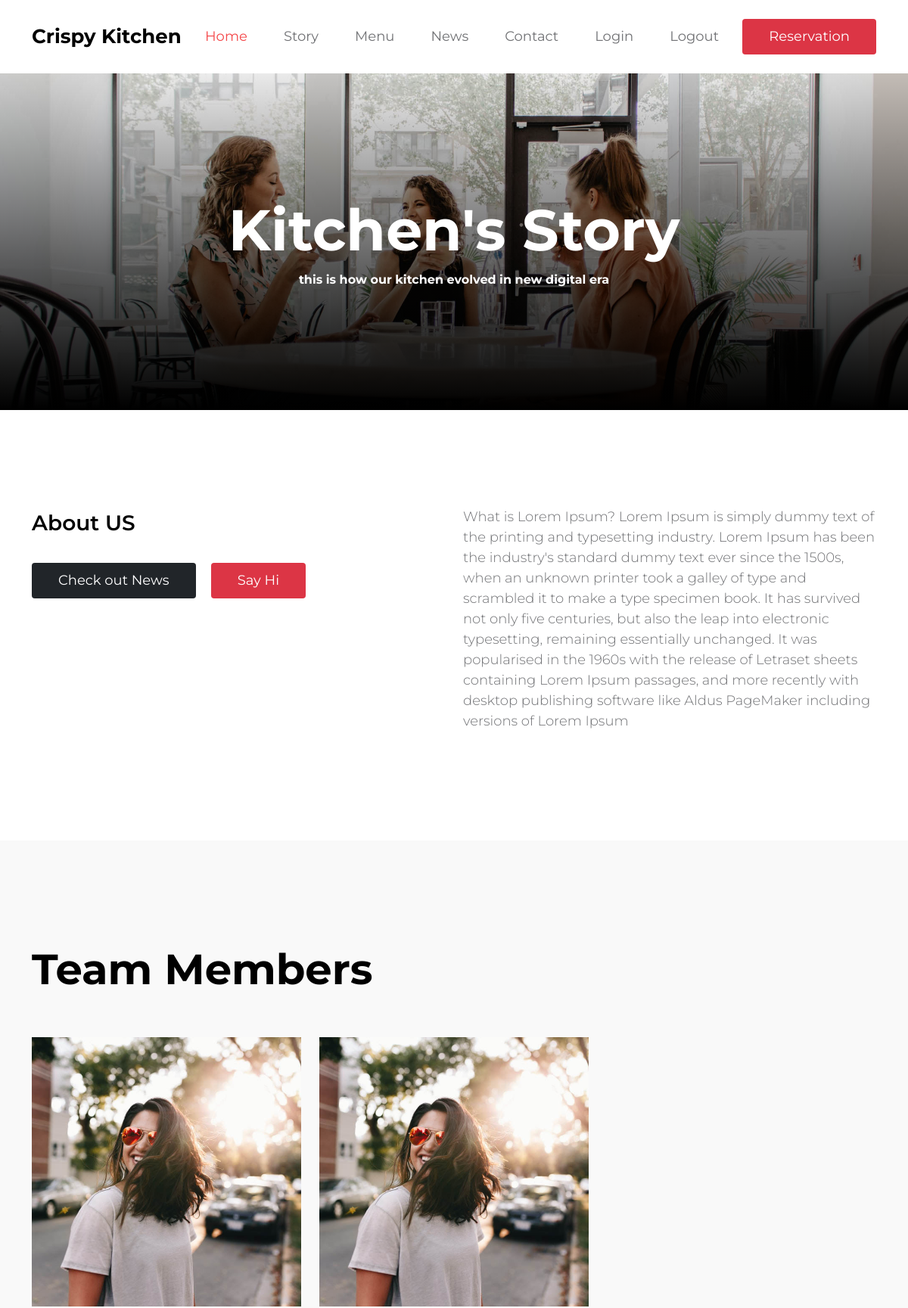
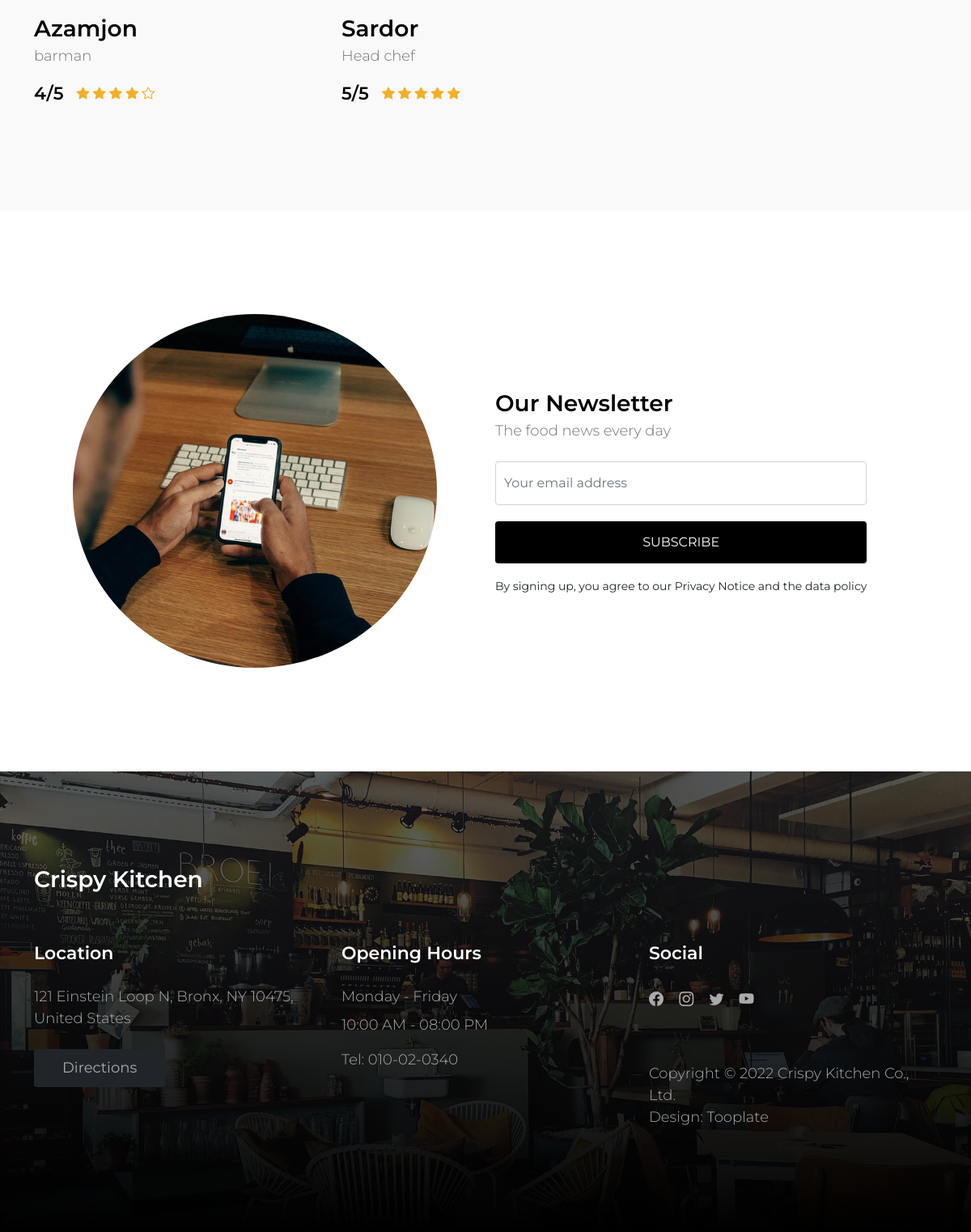
The page /about/ on the database its author committed (2 pictures, top to bottom).
### main/models.py (models this page shows, shortened)
class About(models.Model):
    header = models.CharField(max_length=300)
    text = models.TextField()

class Team(models.Model):
    name = models.CharField(max_length=100)
    type_of_job = models.CharField(max_length=100)
    img = models.ImageField(upload_to='media/')
    description = models.TextField()
    rating = models.PositiveIntegerField(default=0)

### main/views.py (the view)
# urls.py: path('about/', about, name='about'),
def about(request):
    contex = {
        'about': About.objects.last(),
        'team': Team.objects.all().order_by('-id')[:3],
    }
    return render(request, 'about.html', contex)

### templates/about.html (shortened to what this page needs)
        {% extends 'base.html'%}
        {% load static%}
        {% block content %}
        <main>
            <header class="site-header site-about-header">
                <div class="container">
                    <div class="row">
                        <div class="col-lg-10 col-12 mx-auto">
                            <h1 class="text-white">Kitchen's Story</h1>
                            <strong class="text-white">this is how our kitchen evolved in new digital era</strong>
                        </div>
                    </div>
                </div>
                <div class="overlay"></div>
            </header>
            <section class="about section-padding bg-white">
                <div class="container">
                    <div class="row">
                        <div class="col-lg-6 col-12 mb-2">
                            <h4 class="mb-3">{{about.header}}</h4>
                            <a href="{% url 'news' %}" class="custom-btn btn btn-dark mt-3">Check out News</a>
                            <a href="{% url 'contact' %}" class="custom-btn btn btn-danger mt-3 ms-3">Say Hi</a>
                        </div>
                        <div class="col-lg-6 col-12">
                            <p>{{about.text}}</p>
                        </div>
                    </div>
                </div>
            </section>
            <section class="about section-padding">
                <div class="container">
                    <div class="row">
                        <div class="col-12">
                            <h2 class="mb-5">Team Members</h2>
                        </div>
                        {% for i in team%}
                        <div class="col-lg-4 col-12 my-lg-0 my-4">
                            <div class="team-thumb">
                                <a href="{% url 'team_detail' i.id %}">
                                <img src="{{i.img.url}}" class="img-fluid team-image" alt="">
                                </a>
                        <div class="col-lg-6 col-12 my-lg-0 my-4">
                                <h4 class="mt-3 mb-0">{{i.name}}</h4>
                                <p>{{i.type_of_job}}</p>
                                <div class="d-flex flex-wrap align-items-center w-100 mt-2">
                                        <h6 class="reviews-text mb-0 me-3">{{i.rating}}/5</h6>
                                        {% if i.rating > 4 and i.rating <= 5 %}
                                        <div class="reviews-stars">
                                            <i class="bi-star-fill reviews-icon"></i>
                                            <i class="bi-star-fill reviews-icon"></i>
                                            <i class="bi-star-fill reviews-icon"></i>
                                            <i class="bi-star-fill reviews-icon"></i>
                                            <i class="bi-star-fill reviews-icon"></i>
                                        </div>
                                        {% endif%}
                                        {% if i.rating > 3 and i.rating < 5 %}
                                        <div class="reviews-stars">
                                            <i class="bi-star-fill reviews-icon"></i>
                                            <i class="bi-star-fill reviews-icon"></i>
                                            <i class="bi-star-fill reviews-icon"></i>
                                            <i class="bi-star-fill reviews-icon"></i>
                                            <i class="bi-star reviews-icon"></i>
                                        </div>
                                        {% endif%}
                                    </div>
                        </div>
                            </div>
                        </div>
                        {% endfor %}
                    </div>
                </div>
            </section>
            <section class="newsletter section-padding bg-white">
                <div class="container">
                    <div class="row">
                        <div class="col-lg-6 col-12">
                            <img src="{% static 'images/charles-deluvio-FdDkfYFHqe4-unsplash.jpg' %}" class="img-fluid newsletter-image" alt="">
                        </div>
                        <div class="col-lg-6 col-12 d-flex align-items-center mt-5 mt-lg-0 mx-auto">
                            <div class="subscribe-form-wrap">
                                <h4 class="mb-0">Our Newsletter</h4>
                                <p>The food news every day</p>
                                <form class="custom-form subscribe-form mt-4" role="form">
                                    <input type="email" name="subscribe-email" id="subscribe-email" pattern="[^ @]*@[^ @]*" class="form-control" placeholder="Your email address" required="">
                                    <button type="submit" class="form-control mb-3" id="subscribe">Subscribe</button>
                                    <small>By signing up, you agree to our Privacy Notice and the data policy</small>
                                    </div>
                            </div>
                        </div>
                    </div>
            </section>
        </main>
        {% endblock  %}

### static/css/tooplate-crispy-kitchen.css (style rules this page uses)
:root { --white-color: #FFFFFF; --primary-color: #f44749; --secondary-color: #f3af24; --section-bg-color: #F9F9F9; --dark-color: #000000; --title-color: #565758; --news-title-color: #292828; --p-color: #717275; --border-color: #eaeaea; --border-radius-default: .25rem; --body-font-family: 'Montserrat', sans-serif; --h1-font-size: 76px; --h2-font-size: 56px; --h3-font-size: 42px; --h4-font-size: 28px; --h5-font-size: 26px; --h6-font-size: 22px; --p-font-size: 18px; --menu-font-size: 18px; --category-font-size: 14px; --font-weight-light: 300; --font-weight-normal: 400; --font-weight-semibold: 600; --font-weight-bold: 700; }
body { background: var(--white-color); font-family: var(--body-font-family); position: relative; }
h2, h3, h4, h5, h6 { color: var(--dark-color); line-height: inherit; }
h1, h2, h3, h4, h5, h6 { font-weight: var(--font-weight-semibold); }
h1, h2 { font-weight: var(--font-weight-bold); }
h1 { font-size: var(--h1-font-size); line-height: normal; }
h2 { font-size: var(--h2-font-size); }
h4 { font-size: var(--h4-font-size); }
h6 { font-size: var(--h6-font-size); }
p, .list .list-item { color: var(--p-color); font-size: var(--p-font-size); font-weight: var(--font-weight-light); }
a, button { touch-action: manipulation; transition: all 0.3s; }
a { color: var(--secondary-color); text-decoration: none; }
.section-padding { padding-top: 8rem; padding-bottom: 8rem; }
b, strong { font-weight: var(--font-weight-bold); }
.custom-btn { border: 0; color: var(--white-color); font-size: var(--menu-font-size); padding: 10px 35px; }
.site-header { background-repeat: no-repeat; background-position: center; background-size: cover; padding-top: 10rem; padding-bottom: 10rem; text-align: center; position: relative; }
.site-header .container { position: relative; z-index: 2; }
.site-about-header { background-image: url('../images/header/briana-tozour-V_Nkf1E-vYA-unsplash.jpg'); }
.overlay { background: linear-gradient(to top, var(--dark-color), transparent 100%); position: absolute; top: 0; right: 0; bottom: 0; left: 0; }
.reviews-icon { color: var(--secondary-color); }
.menu, .about, .news, .related-news, .newsletter, .comments { background: var(--section-bg-color); }
.newsletter-image { border-radius: 100%; object-fit: cover; display: block; margin: 0 auto; max-width: 450px; max-height: 450px; }
.custom-form .form-control { margin-bottom: 20px; padding: 14px 10px; transition: all 0.3s; }
.custom-form button[type="submit"] { background: var(--dark-color); border: 0; color: var(--white-color); text-transform: uppercase; }
.subscribe-form .form-control { margin-top: 20px; margin-bottom: 10px; }

### rows shown on the page
About: header "About US", text "What is Lorem Ipsum? Lorem Ipsum is simply dummy text of the printing and typesetting industry. Lorem Ipsum has been the industry's standard dummy text ever since the 1500s, when an unknown printer took a galley of type and scrambled it to make a type specimen book. It has survived not only five centuries, but also the leap into electronic typesetting, remaining essentially unchanged. It was popularised in the 1960s with the release of Letraset sheets containing Lorem Ipsum passages, and more recently with desktop publishing software like Aldus PageMaker including versions of Lorem Ipsum"
Team: img (picture), name "Azamjon", type_of_job "barman", rating "4"
Team: img (picture), name "Sardor", type_of_job "Head chef", rating "5"
